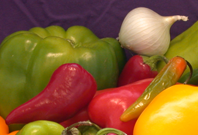
%> input picture onion.png, 198 x 135 px
$ octave test_onion.m   (GNU Octave 9; MATLAB toolbox functions it lacks are replaced by stand-ins)
%> lines starting %> are read from the running program, lines starting %| are printed output that depends on the picture; in (x1, y1, x2, y2) boxes, pixels count from 0 and x2, y2 are one past the last pixel; in counts of white or black regions, pixels touching at a corner belong together; the program's own positions count from 1
### BP_matte.m
%-------------------------------------------------------------------------%
% Input:
% Image: input RBG image              --> MxNx3 matrix;
% foreground: user defined foreground --> 2xn matrix,
%   where the first row is X coordinate, the seconde row is Y coordinate;
% background: user defined background --> 2xm matrix,
%   where the first row is X coordinate, the seconde row is Y coordinate;
% K: number of component in GMM the number of component is 5 as infered in paper "GrabCut"
% Output:
% MattedImage: Processd image         --> MxN matrix;
%-------------------------------------------------------------------------%
function MattedImage = BP_matte(Image, foreground, background,K)
%% initially define Uc & Un based on user-defined foreground & background
s = size(Image);
s = s([1,2]);
y = 1:s(1);
x = 1:s(2);
[X,Y] = meshgrid(y,x);
X = X.';    Y = Y.';

level = 25;                                 % number of alpha level
alphaK = linspace(0,1,level);                  % discrete alpha into 25 levels

alpha = 0.5*ones(s);                        % initialize alpha value, which is in the region [0,1];
uncert = ones(s);
for i1 = 1:length(foreground)
    uncert(foreground(1,i1),foreground(2,i1)) = 0;
end

for i1 = 1:length(background)
    uncert(background(1,i1),background(2,i1)) = 0;% initialize uncertainty;
end

Un = uncert;                                % initialize group Un, which include all unknown pixels
U = sum(uncert(:));
U_new = 0;
Uc_tilde = zeros(s);                        % initialize group Uc~

estimated = zeros(s);

for i1 = 1:length(foreground)
    estimated(foreground(1,i1),foreground(2,i1)) = 1;                       % measure the pixel have been estimted or not
    alpha(foreground(1,i1),foreground(2,i1)) = 1;                           % set value of user-defined foreground to be 1
end

for i1 = 1:length(background)
    estimated(background(1,i1),background(2,i1)) = 1;                       % measure the pixel have been estimted or not
    alpha(background(1,i1),background(2,i1)) = 0;                           % set value of user-defined foreground to be 1
end

counter = 1;

%% build GMM based on user-defined foreground & background and assign pixels to single Gaussain
options = statset('MaxIter',500);
gmm_fore = fitgmdist(foreground.', K,'Options',options);        % build Gaussian mix model for foreground
gmm_back = fitgmdist(background.', K,'Options',options);        % build Gaussian mix model for background

k_fore = ceil(K*rand(1,length(foreground)));   % assign each pixel in foreground to one single Gaussian
k_back = ceil(K*rand(1,length(background)));   % assign each pixel in background to one single Gaussian

r1 = 15;                                    % radius of region to be added into Uc_tilde
r2 = 20;                                    % radius of region considered when calculate weight

%%
% the loop judge condition needs to be further determined.
while max(Un(:))~=0 & U>U_new % while Un is not null
    U = sum(uncert(:));                              % update the total uncertainty.
    %% if Un is not null, transfer pixelswithin 15 pixels of Uc from Un to Uc_tilde
    if max(Un(:))~=0
        X_c = X(uncert==0);                 % obtain pixels in Uc
    	Y_c = Y(uncert==0);
        for i1 = 1:length(X_c)
           Uc_tilde((X-X_c(i1)).^2+(Y-Y_c(i1)).^2<=r1^2 & Un==1) = 1;
           Un((X-X_c(i1)).^2+(Y-Y_c(i1)).^2<=r1^2 & Un==1) = 0;
        end
    end

    %% build MRF based on pixels in Uc
    MRF = Uc_tilde;                         % treat each pixel in Uc_tilde as a node in the MRF
    X_tilde = X(Uc_tilde==1);
    Y_tilde = Y(Uc_tilde==1);
    for i1 = 1:length(Y_tilde)                % adjacent pixels in Uc are also in MRF
        if X_tilde(i1)>1
            if  uncert(X_tilde(i1)-1,Y_tilde(i1))==0
                MRF(X_tilde(i1)-1,Y_tilde(i1)) = 1;
            end
        end

        if X_tilde(i1)<s(1)
            if uncert(X_tilde(i1)+1,Y_tilde(i1))==0
                MRF(X_tilde(i1)+1,Y_tilde(i1)) = 1;
            end
        end

        if Y_tilde(i1)>1
            if uncert(X_tilde(i1),Y_tilde(i1)-1)==0
                MRF(X_tilde(i1),Y_tilde(i1)-1) = 1;
            end
        end

        if Y_tilde(i1)<s(2)
            if uncert(X_tilde(i1),Y_tilde(i1)+1)==0
                MRF(X_tilde(i1),Y_tilde(i1)+1) = 1;
            end
        end
    end

    %% For each node in MRF, compute its data cost
    X_mrf = X(MRF==1);                      % obtain pixels in MRF
    Y_mrf = Y(MRF==1);

    N = 12;                                 % number of samples

    Vd = ones([s,level]);                     % initialize data cost
    for i1 = 1:length(X_mrf)
        %% sample foreground & background and calculate weight
        foreSample = zeros(2,N);            % foreground sample set coordinates
        backSample = zeros(2,N);            % background sample set coordinates


        % foreground
%         foreSampleX_temp = X((X-X_mrf(i1)).^2+(Y-Y_mrf(i1)).^2<=r2^2 ...
%             & alpha>alpha(X_mrf(i1),Y_mrf(i1)) & estimated==1);
%         foreSampleY_temp = Y((X-X_mrf(i1)).^2+(Y-Y_mrf(i1)).^2<=r2^2 ...
%             & alpha>alpha(X_mrf(i1),Y_mrf(i1)) & estimated==1);

        foreSampleX_temp = X((X-X_mrf(i1)).^2+(Y-Y_mrf(i1)).^2<=r2^2 ...
            & alpha==1 & estimated==1);
        foreSampleY_temp = Y((X-X_mrf(i1)).^2+(Y-Y_mrf(i1)).^2<=r2^2 ...
            & alpha==1 & estimated==1);

        % check whether there are N samples
        if length(foreSampleX_temp)>=N
            % select the N samples with largest weight
            w_temp = weight([X_mrf(i1),Y_mrf(i1)], foreSampleX_temp, foreSampleY_temp, uncert, r2);
            [wF,Fidx] = sort(w_temp,'descend');     % sort
            wF = wF(1:N);       % select N samples
            foreSample(1,:) = foreSampleX_temp(Fidx(1:N));
            foreSample(2,:) = foreSampleY_temp(Fidx(1:N));
        else
            % select N samples based on GMM above
            mu = gmm_fore.mu;
            sigma = gmm_fore.Sigma;
            for i2 = 1:N
                component = k_fore(ceil(length(k_fore)*rand())); % random select a single Gaussian
                muK = mu(component,:);
                sigmaK = sigma(:,:,component); % obtain parameter fo Gaussian
                r = mvnrnd(muK,sigmaK,1);
                [~,idx] = min(sum((foreground-r.').^2));    % find the most closest foreground as sample
                foreSample(:,i2) = foreground(:,idx);
            end
            wF = weight([X_mrf(i1),Y_mrf(i1)],foreSample(1,:).',foreSample(2,:).',uncert, r2);
        end

        % background
%         backSampleX_temp = X((X-X_mrf(i1)).^2+(Y-Y_mrf(i1)).^2<=r2^2 ...
%             & alpha<alpha(X_mrf(i1),Y_mrf(i1)) & estimated==1);
%         backSampleY_temp = Y((X-X_mrf(i1)).^2+(Y-Y_mrf(i1)).^2<=r2^2 ...
%             & alpha<alpha(X_mrf(i1),Y_mrf(i1)) & estimated==1);

        backSampleX_temp = X((X-X_mrf(i1)).^2+(Y-Y_mrf(i1)).^2<=r2^2 ...
            & alpha==0 & estimated==1);
        backSampleY_temp = Y((X-X_mrf(i1)).^2+(Y-Y_mrf(i1)).^2<=r2^2 ...
            & alpha==0 & estimated==1);

        % check whether there are N samples
        if length(backSampleX_temp)>=N
            % select the N samples with largest weight
            w_temp = weight([X_mrf(i1),Y_mrf(i1)], backSampleX_temp, backSampleY_temp, uncert, r2);
            [wB,Bidx] = sort(w_temp,'descend');     % sort
            wB = wB(1:N);       % select N samples
            backSample(1,:) = backSampleX_temp(Bidx(1:N));
            backSample(2,:) = backSampleY_temp(Bidx(1:N));
        else
            % select N samples based on GMM above
            mu = gmm_back.mu;
            sigma = gmm_back.Sigma;
            for i2 = 1:N
                component = k_back(ceil(length(k_back)*rand())); % random select a single Gaussian
                muK = mu(component,:);
                sigmaK = sigma(:,:,component); % obtain parameter fo Gaussian
                r = mvnrnd(muK,sigmaK,1);
                [~,idx] = min(sum((background-r.').^2)); % find the most closest background as sample
                backSample(:,i2) = background(:,idx);
            end
            wB = weight([X_mrf(i1),Y_mrf(i1)],backSample(1,:).',backSample(2,:).',uncert, r2);
        end

       %% Compute likelihood
        Lk = zeros(1,level);

        idx = 1:N;
        [IdxF,IdxB] = meshgrid(idx, idx);

        Cp = Image(X_mrf(i1),Y_mrf(i1),:);   % obtain node's RGB value
        Cp = repmat(Cp,N,N);

        Fp = zeros(1,length(foreSample),3); %
        for i2 = 1:length(foreSample)
            Fp(1,i2,:) = Image(foreSample(1,i2),foreSample(2,i2),:); % obtain foreground samples' RGB value
        end
        Fp_rep = repmat(Fp,N,1);

        Bp = zeros(length(backSample),1,3);
        for i2 = 1:length(backSample)
            Bp(i2,1,:) = Image(backSample(1,i2),backSample(2,i2),:); % obtain background samples' RGB value
        end
        Bp_rep = repmat(Bp,1,N);

        dF = squeeze(sqrt(sum(Fp.^2,3)));                  % variance of foreground sample set
        sigmaF = sqrt(mean((dF-mean(dF)).^2));
        dB = squeeze(sqrt(sum(Bp.^2,3)));                  % variance of background sample set
        sigmaB = sqrt(mean((dB-mean(dB)).^2));

        for i2 = 1:level
            sigma_kd = alphaK(i2)*sigmaF+(1-alphaK(i2))*sigmaB;
            dc = sum((Cp-(alphaK(i2)*Fp_rep+(1-alphaK(i2))*Bp_rep)).^2,3);

            Lkp = wF(IdxF).*wB(IdxB).*exp(-dc/(2*sigma_kd^2));
            Lk(i2) = 1/N^2*sum(Lkp(:));                     % calculate likelihood
        end

        %% Compute data cost
        Lks = sum(Lk);
        if Lks ~= 0
            Vd(X_mrf(i1),Y_mrf(i1),:) = 1-Lk/sum(Lk);                          % obtain data cost
        else
            Vd(X_mrf(i1),Y_mrf(i1),:) = 1/level;
        end

    end
    Vs = 1-exp(-(repmat(alphaK,level,1)-repmat(alphaK.',1,level)).^2/0.2^2);    % sigmaS = 0.2

    %% apply Belief Propagation algorithm
    alpha_new = BP(MRF, Vd, Vs,alphaK,level);
    alpha(MRF==1)=alpha_new(MRF==1);

    for i1 = 1:length(foreground)
        alpha(foreground(1,i1),foreground(2,i1)) = 1;                           % set value of user-defined foreground to be 1
    end

    for i1 = 1:length(background)
        alpha(background(1,i1),background(2,i1)) = 0;                           % set value of user-defined foreground to be 1
    end

%     figure; imshow(uint8(255*alpha));
    %% update uncertianty, foreground & background
    uncert((alpha==1 |alpha==0) & Uc_tilde==1)=0;                      % assigning new foreground & background uncertainty to 0;
    Uc_tilde(alpha==1 |alpha==0) = 0;

    foreground_new = zeros(2,length(X(alpha==1)));
    background_new = zeros(2,length(X(alpha==0)));

    foreground_new(1,:) = X(alpha==1).';
    foreground_new(2,:) = Y(alpha==1).';
    background_new(1,:) = X(alpha==0).';
    background_new(2,:) = Y(alpha==0).';

    F_opt = Image.*alpha;
    B_opt = Image-F_opt;

    foreValue = zeros(3,length(foreground_new));
    for i1 = 1:length(foreground_new)
        foreValue(:,i1) = squeeze(Image(foreground_new(1,i1),foreground_new(2,i1),:));  % obtain RGB value of foreground
    end

    backValue = zeros(3,length(background_new));
    for i1 = 1:length(background_new)
        backValue(:,i1) = squeeze(Image(background_new(1,i1),background_new(2,i1),:));  % obtain RGB value of backround
    end

    for i1 = 1:s(1)
       for i2 = 1:s(2)
           if(Uc_tilde(i1,i2)==1)

              [~,minF] = min(sum((squeeze(F_opt(i1,i2,:))-foreValue).^2),[],2);                       % obtain the index of the smallest fitting error sample
              [~,minB] = min(sum((squeeze(B_opt(i1,i2,:))-backValue).^2),[],2);                       % obtain the index of the smallest fitting error sample

              wF_star = weight([i1,i2],foreground_new(1,minF),foreground_new(2,minF),uncert, r2);
              wB_star = weight([i1,i2],background_new(1,minB),background_new(2,minB),uncert, r2);
              uncert(i1,i2)= 1-sqrt(wF_star.*wB_star);
           end
       end
    end

%     Uc_tilde =zeros(s); Uc_tilde(uncert~=0 & uncert~=1)=1;              % re-define Uc_tilde
    Un = zeros(s);  Un(uncert==1)=1;
    U_new = sum(uncert(:));                                              % compute total uncertainty

    estimated(MRF==1)=1;                                                % record pixels which have been estimated
%     fprintf('the %d iteration',counter);


    counter = counter+1;
end

MattedImage = alpha*255;
end

### test_onion.m
clear all; close all;
dbstop if error;

% obtain image
I = double(imread('onion.png'));
figure;imshow(uint8(I));title('origin image');

% define foreground
[x,y] = meshgrid(16:40,140:144);
foreground = [x(:).';y(:).'];


% defind background
[x,y] = meshgrid(96:100,15:184);
background = [x(:).';y(:).'];

Iplot = I;
for i1 = 1:length(foreground)
    Iplot(foreground(1,i1),foreground(2,i1),:)=[255,0,0];
end
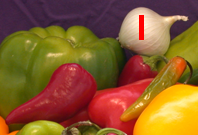
%> Iplot: size 135x198x3 double; mean R, G, B 137.4, 91.8, 44.4
for i1 = 1:length(background)
    Iplot(background(1,i1),background(2,i1),:)=[0,0,255];
end
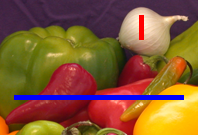
%> Iplot: size 135x198x3 double; 3.18% of pixels changed, all inside (x1, y1, x2, y2) = (14, 95, 184, 100)
figure;imshow(uint8(Iplot));title('fore & back ground');

tic;
mattedImage = BP_matte(I,foreground, background,2);
%> after the loop in BP_matte, `for i1 = 1:length(foreground)`:
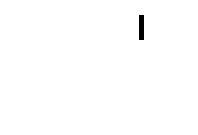
%> uncert: size 135x198 double; values 0 (black) and 1 (white), 99.5% white; 1 black region, box (x1, y1, x2, y2) and area: (139, 15, 144, 40) 125
%> after the loop in BP_matte, `for i1 = 1:length(background)`:
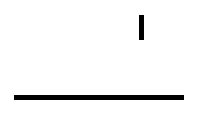
%> uncert: size 135x198 double; values 0 (black) and 1 (white), 96.4% white; 2 black regions, box (x1, y1, x2, y2) and area: (14, 95, 184, 100) 850, (139, 15, 144, 40) 125
%> after the loop in BP_matte, `for i1 = 1:length(background)`:
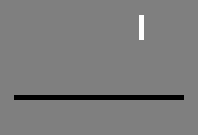
%> alpha: size 135x198 double; min 0, max 1, mean 0.486
%> the run ends on the next line

$ run again, with peppers.png copied over onion.png
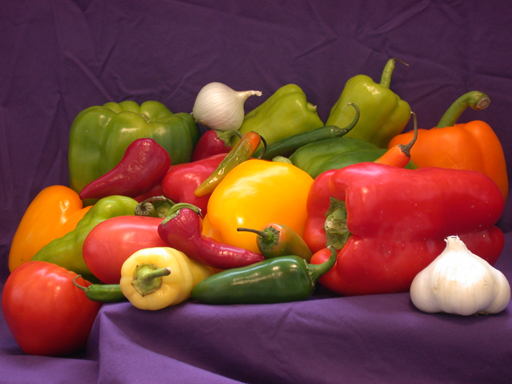
%> input picture peppers.png, 512 x 384 px
%> after the loop in BP_matte, `for i1 = 1:length(foreground)`:
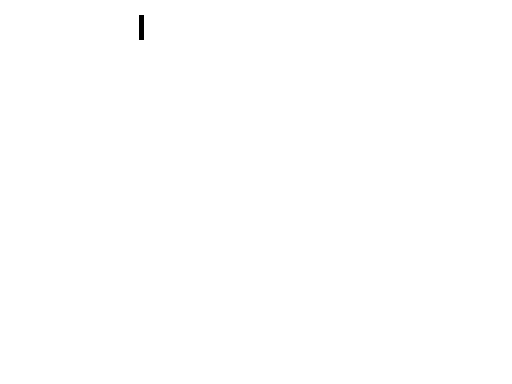
%> uncert: size 384x512 double; values 0 (black) and 1 (white), 99.9% white; 1 black region, box (x1, y1, x2, y2) and area: (139, 15, 144, 40) 125
%> after the loop in BP_matte, `for i1 = 1:length(background)`:
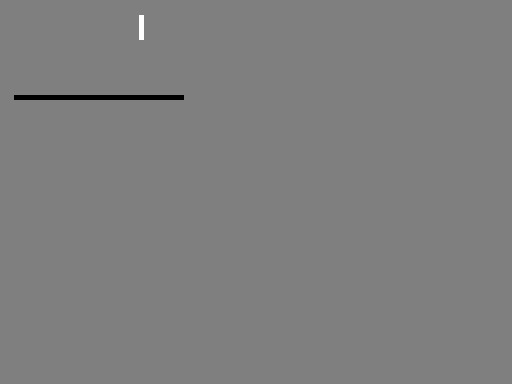
%> alpha: size 384x512 double; min 0, max 1, mean 0.498
